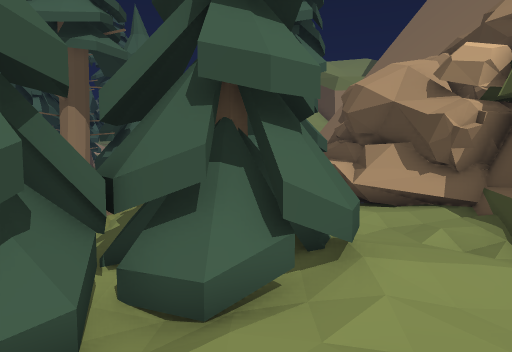
View 1 (above)

24 first-person views from a walk through a scene from a Unity 3-D project. The camera is 1.2 m above the floor, tilts 4° down and sees 75° across. The floor is counted in squares, 1 m on a side. Each view is taken from the middle of a square. On the plan, view 1 faces up. The plan holds only what a view shows up to about 14 squares ahead; the rest is blank. The place goes on beyond the plan. The player is left out. Some animated figures are not drawn. Some surface patterns are stand-ins.

View 2
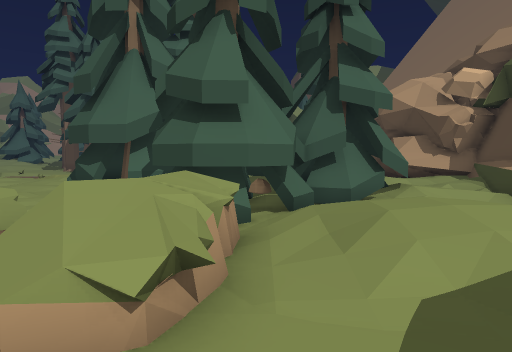

View 3
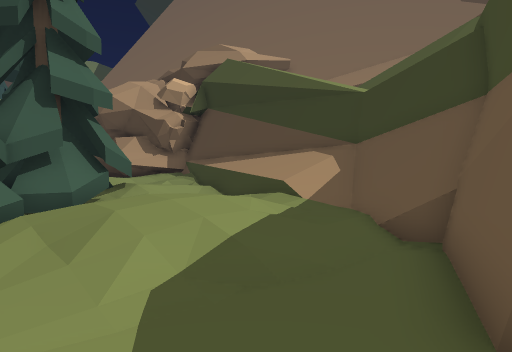

View 4
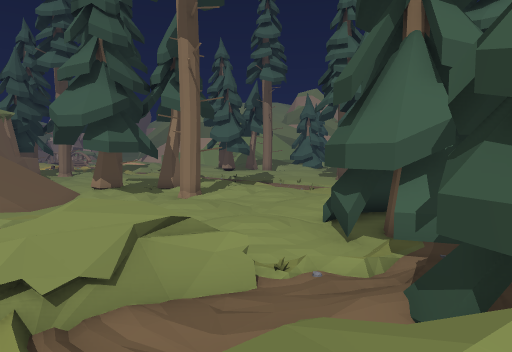

View 5
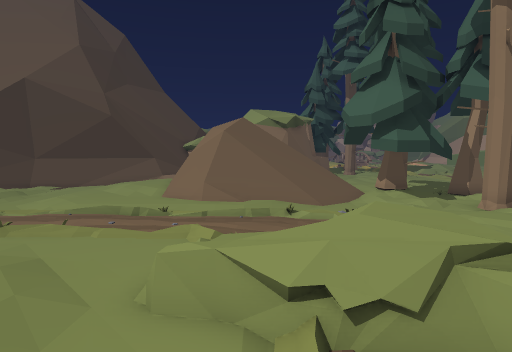

View 6
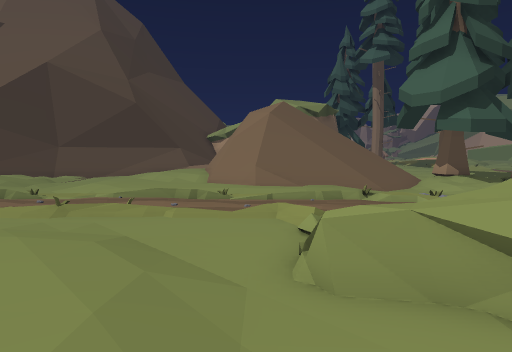

View 7
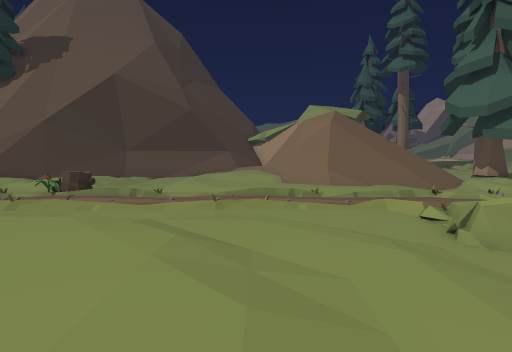

View 8
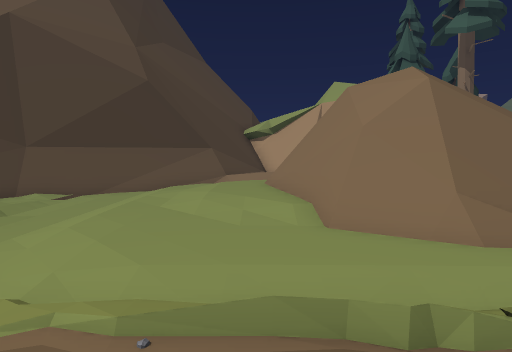

View 9
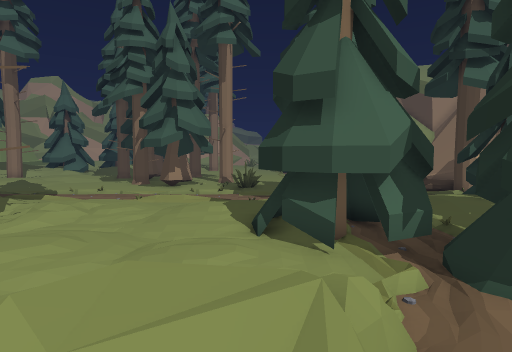

View 10
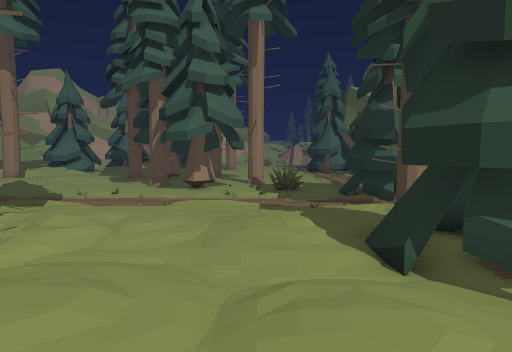

View 11
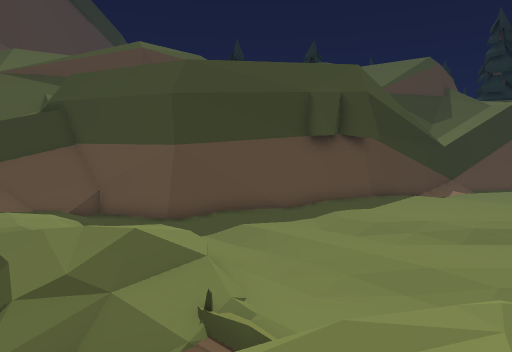

View 12
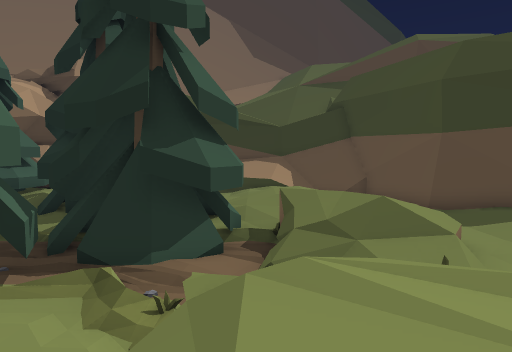

View 13
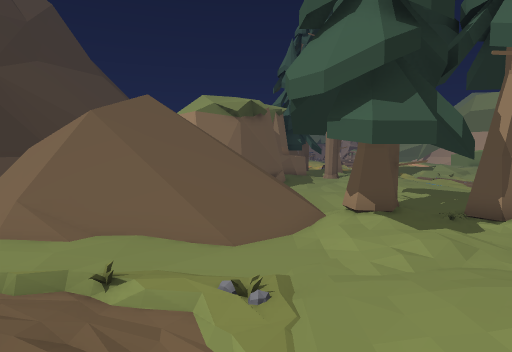

View 14
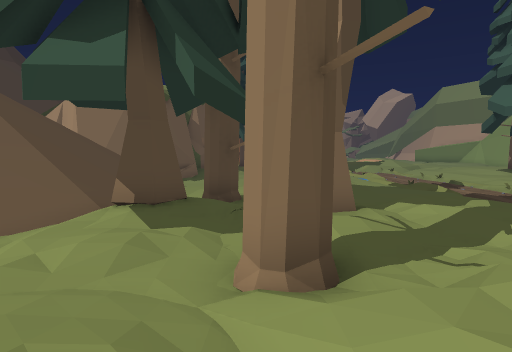

View 15
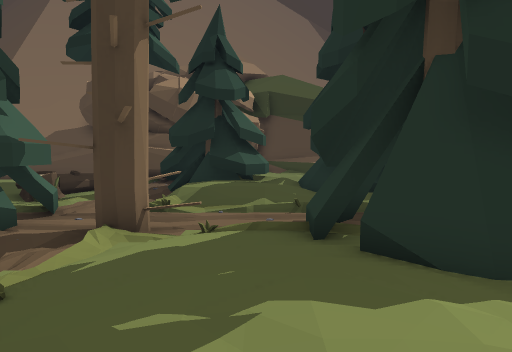

View 16
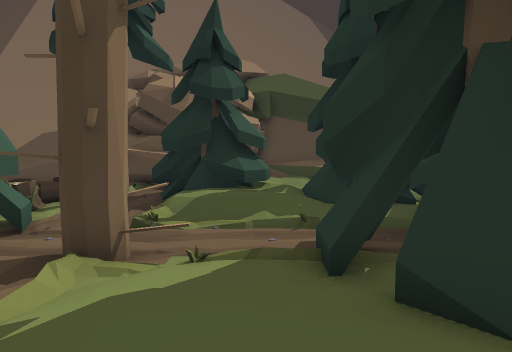

View 17
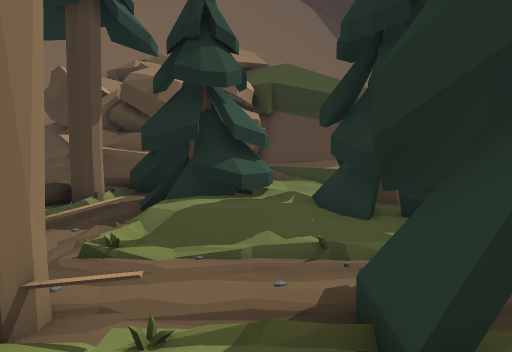

View 18
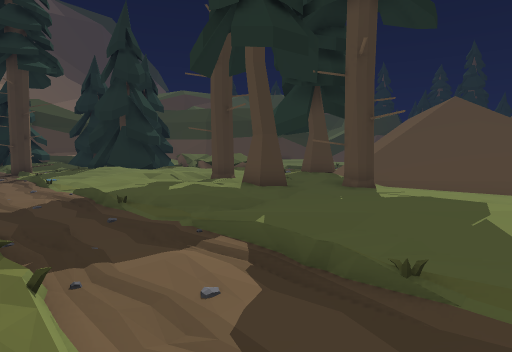

View 19
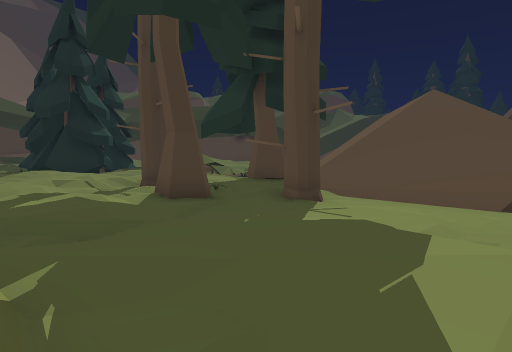

View 20
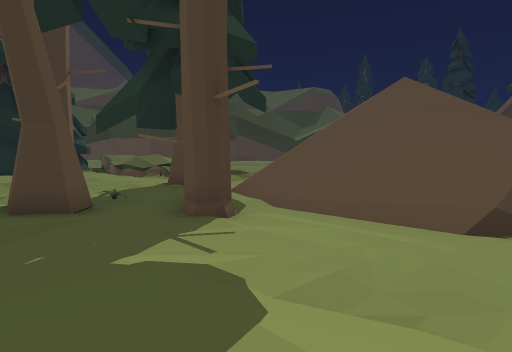

View 21
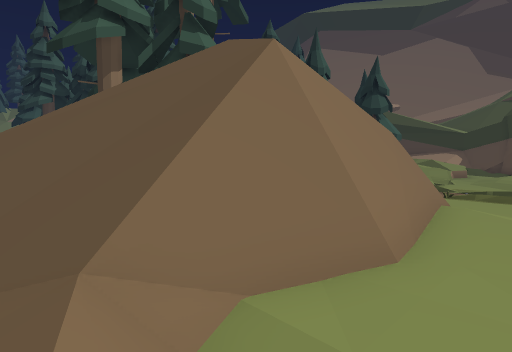

View 22
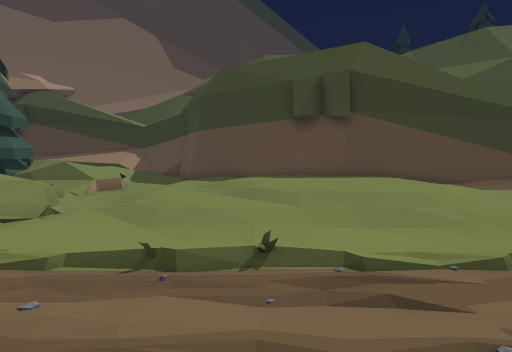

View 23
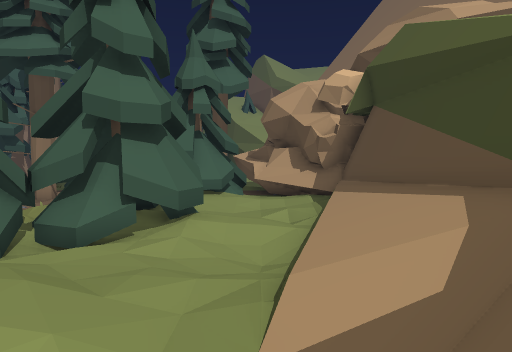

View 24
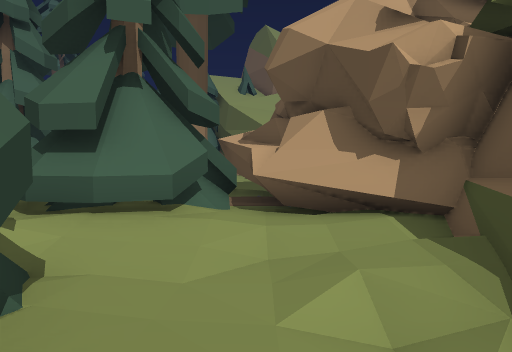

### Floor plan
Key: @ floor where view 1 was taken; # wall or solid block; x gap in a wall; . main floor; : floor 0.25 m higher than the main floor; - floor 0.25 m lower than the main floor; + floor 0.5 m higher than the main floor; * floor 0.75 m higher than the main floor; % floor 1 m higher than the main floor; / step, stairs or slope; = window, fence, low wall or low ledge; ^ raised ledge; v drop or lower ground; T pine tree; R rock; S stump; O other object.
Columns run from 27 left of view 1 to 7 right of it. Each row starts with its distance up from view 1.
 15 -.... ..    ..    ..TTTT S-=###
 14 ----.-.---...---....TTTT../ T##
 13 -...---...---...----.--.--....#RRR
 12 .../.........//./..-TT--/-.TTT^#RRR
 11 ---/../........./....TT///TTTTT#RR
 10 -....................--./:TTTTx#RR
  9 .......//../::..::...--/::TTTT..R##
  8 /......T.../:...:::TTT-///.::./.:##
  7 /......TT/.T:/....TTTTT/.TTTT...###
  6 -.....T.T.TT/.....TTTTT//TTTT../=##
  5 -....TT./.........TTTTTTTTTTT:..=##
  4  -----.TT...........TTTTTTTTT//=/##
  3  //////T/............-TTTT/...-=/##
  2  ////////---..    //..TTTT.../.=/#
  1  /////////--/.  /%*=./.TT::/:.///#
  0 =/////////--/.  /%*=-///=/+@+////#
 -1  ////////v.-/.  //*=./%=.//+/////#
 -2  ///////v=.--../://--//+..//..///#
 -3  /////// =..-.///=/.../=.....-//##
 -4 /////////v..-./.............#####
 -5 //#####v==...-.............##
 -6 /==###===...--/...........##
 -7 /.::::::....-./.....:::..##
 -8 /..::::......-/....:::::.##
 -9 =...........--....::::::##
-10 #...........--....::::::##
-11 ##--------- .-....:::::##
-12 ##=-------  --....:::::##
-13  ##--..//..S.-.....::::#
-14   #=-.  :/SO-    ....  #

Positions as (right, up) in squares from view 1, and headings:
1: (0, 0), facing up
2: (-3, -5), facing up
3: (-3, -5), facing up-right
4: (-4, -2), facing up-left
5: (-5, -2), facing left
6: (-6, -4), facing left
7: (-4, -7), facing left
8: (-13, -7), facing left
9: (-9, -2), facing up
10: (-11, 1), facing up
11: (-10, 1), facing down-right
12: (-11, 1), facing right
13: (-11, 1), facing left
14: (-13, 6), facing left
15: (-12, 9), facing right
16: (-11, 9), facing right
17: (-9, 9), facing right
18: (-27, 15), facing down-right
19: (-27, 12), facing down-right
20: (-27, 9), facing down-right
21: (-27, -8), facing up-right
22: (-17, -8), facing right
23: (3, -3), facing up
24: (3, 4), facing up
